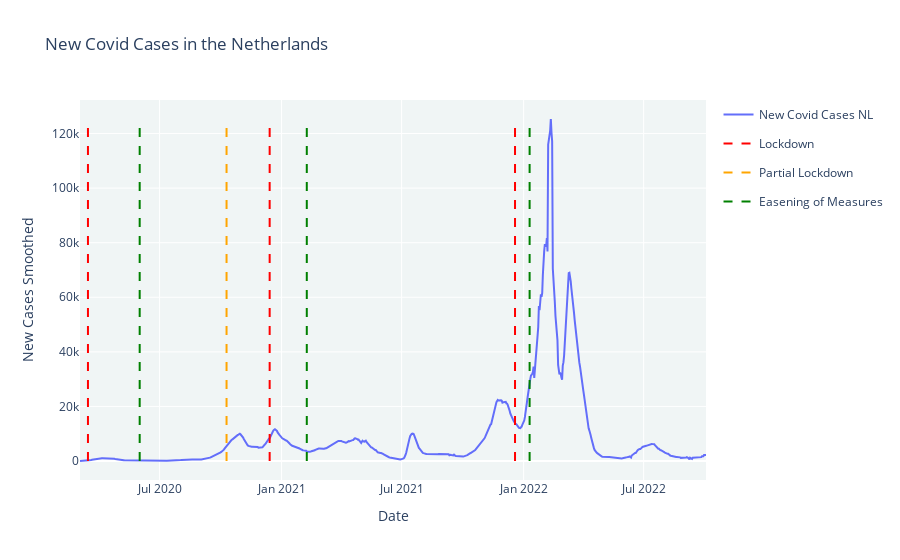

Here is the notebook cell this chart was saved with:
### Code cell
import plotly.express as px
import plotly.graph_objects as go

#The figure is scaled for the max and the min value of the new cases smoothed. New cases smoothed is used so the cases are on the rightfull days instead of the information processing delay
df = px.data.stocks()
dmax = covid_nl_clean_df['new_cases_smoothed'].values.max()
dmin = covid_nl_clean_df['new_cases_smoothed'].values.min()
fig = go.Figure()

#The different lines are added for the different moments the measerments were strengthend or eased.
#Added to the lines is when hoovering over them, the dateand how many new cases there were that day. 
#The measurment color shows if it is an easing or a strengthing measerment is. 
fig.add_trace(go.Scatter(x=covid_nl_clean_df.date, y=covid_nl_clean_df['new_cases_smoothed'], mode='lines', name='New Covid Cases NL', hovertemplate =
                        'Date: %{x: "%m/%d/%Y}'+'<br>New Cases: %{y: "%m/%d/%Y}'))
fig.add_trace(go.Scatter(x=['2020-03-15','2020-03-15'], 
                         y=[dmin,dmax], 
                         mode='lines', 
                         line=dict(color='red', width=2, dash='dash'),
                         legendgroup = 'Lockdown', name='Lockdown', hovertemplate =
                        'Date: %{x: "%m/%d/%Y}'))
fig.add_trace(go.Scatter(x=['2020-12-14','2020-12-14'], 
                         y=[dmin,dmax], 
                         mode='lines', 
                         line=dict(color='red', width=2, dash='dash'),
                         legendgroup='Lockdown', name='Lockdown', hovertemplate =
                        'Date: %{x: "%m/%d/%Y}', showlegend=False))
fig.add_trace(go.Scatter(x=['2021-12-19','2021-12-19'], 
                         y=[dmin,dmax], 
                         mode='lines', 
                         line=dict(color='red', width=2, dash='dash'),
                         legendgroup='Lockdown', name='Lockdown', hovertemplate =
                        'Date: %{x: "%m/%d/%Y}',showlegend=False))

fig.add_trace(go.Scatter(x=['2020-10-10','2020-10-10'], 
                         y=[dmin,dmax], 
                         mode='lines', 
                         line=dict(color='orange', width=2, dash='dash'),
                         legendgroup='Partial Lockdown', hovertemplate =
                        'Date: %{x: "%m/%d/%Y}',name='Partial Lockdown'))                         

fig.add_trace(go.Scatter(x=['2020-06-01','2020-06-01'], 
                         y=[dmin,dmax], 
                         mode='lines', 
                         line=dict(color='green', width=2, dash='dash'),
                         legendgroup='Easening of Measures', hovertemplate =
                        'Date: %{x: "%m/%d/%Y}',name='Easening of Measures'))
fig.add_trace(go.Scatter(x=['2021-02-08','2021-02-08'], 
                         y=[dmin,dmax], 
                         mode='lines', 
                         line=dict(color='green', width=2, dash='dash'),
                         legendgroup='Easening of Measures', name='Easening of Measures',hovertemplate =
                        'Date: %{x: "%m/%d/%Y}', showlegend=False))
fig.add_trace(go.Scatter(x=['2022-01-10','2022-01-10'], 
                         y=[dmin,dmax], 
                         mode='lines', 
                         line=dict(color='green', width=2, dash='dash'),
                         legendgroup='Easening of Measures', name='Easening of Measures', 
                         hovertemplate ='Date: %{x: "%m/%d/%Y}',showlegend=False))                
# fig.update_traces(mode="lines", hovertemplate=None)
# fig.update_layout(hovermode="x")

# The figure is updated with titles and a legend is added
fig.update_layout(title='New Covid Cases in the Netherlands', xaxis_title= 'Date', yaxis_title = 'New Cases Smoothed')                                                 
fig.update_layout(legend=dict(groupclick="toggleitem"))
fig.layout.plot_bgcolor='#f0f5f5'
# fig.update_layout(hovermode="x unified")
fig.show()

### Figure 1 — Plotly figure (JSON) as saved in the notebook; plotly's stock layout.template omitted (floating-point values rounded to 4 significant figures; data arrays with more than 128 entries replaced by an {"elided": "..."} marker saying what was removed)
{"data": [{"hovertemplate": "Date: %{x: \"%m/%d/%Y}<br>New Cases: %{y: \"%m/%d/%Y}", "mode": "lines", "name": "New Covid Cases NL", "type": "scatter", "x": {"elided": "945 str values"}, "y": {"elided": "945 float values"}}, {"hovertemplate": "Date: %{x: \"%m/%d/%Y}", "legendgroup": "Lockdown", "line": {"color": "red", "dash": "dash", "width": 2}, "mode": "lines", "name": "Lockdown", "type": "scatter", "x": ["2020-03-15", "2020-03-15"], "y": [5.429, 125321]}, {"hovertemplate": "Date: %{x: \"%m/%d/%Y}", "legendgroup": "Lockdown", "line": {"color": "red", "dash": "dash", "width": 2}, "mode": "lines", "name": "Lockdown", "showlegend": false, "type": "scatter", "x": ["2020-12-14", "2020-12-14"], "y": [5.429, 125321]}, {"hovertemplate": "Date: %{x: \"%m/%d/%Y}", "legendgroup": "Lockdown", "line": {"color": "red", "dash": "dash", "width": 2}, "mode": "lines", "name": "Lockdown", "showlegend": false, "type": "scatter", "x": ["2021-12-19", "2021-12-19"], "y": [5.429, 125321]}, {"hovertemplate": "Date: %{x: \"%m/%d/%Y}", "legendgroup": "Partial Lockdown", "line": {"color": "orange", "dash": "dash", "width": 2}, "mode": "lines", "name": "Partial Lockdown", "type": "scatter", "x": ["2020-10-10", "2020-10-10"], "y": [5.429, 125321]}, {"hovertemplate": "Date: %{x: \"%m/%d/%Y}", "legendgroup": "Easening of Measures", "line": {"color": "green", "dash": "dash", "width": 2}, "mode": "lines", "name": "Easening of Measures", "type": "scatter", "x": ["2020-06-01", "2020-06-01"], "y": [5.429, 125321]}, {"hovertemplate": "Date: %{x: \"%m/%d/%Y}", "legendgroup": "Easening of Measures", "line": {"color": "green", "dash": "dash", "width": 2}, "mode": "lines", "name": "Easening of Measures", "showlegend": false, "type": "scatter", "x": ["2021-02-08", "2021-02-08"], "y": [5.429, 125321]}, {"hovertemplate": "Date: %{x: \"%m/%d/%Y}", "legendgroup": "Easening of Measures", "line": {"color": "green", "dash": "dash", "width": 2}, "mode": "lines", "name": "Easening of Measures", "showlegend": false, "type": "scatter", "x": ["2022-01-10", "2022-01-10"], "y": [5.429, 125321]}], "layout": {"legend": {"groupclick": "toggleitem"}, "plot_bgcolor": "#f0f5f5", "title": {"text": "New Covid Cases in the Netherlands"}, "xaxis": {"title": {"text": "Date"}}, "yaxis": {"title": {"text": "New Cases Smoothed"}}}}
